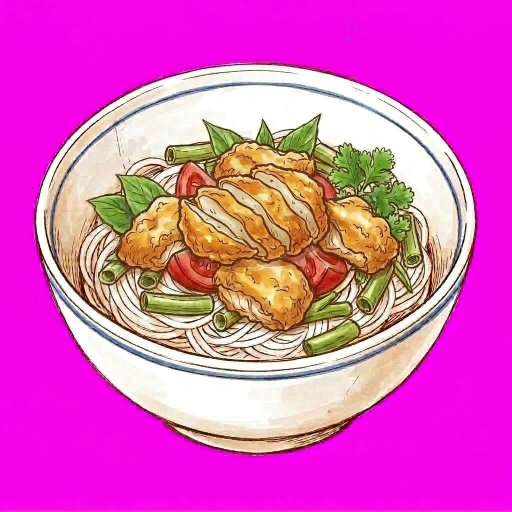
#> input picture art/raw/steps/bun-ca-hai-phong-k5.png, 1024 x 1024 px (shown at 1/2 size); its folder holds only this picture in this run
$ python steps_to_webp.py
#> lines starting #> are read from the running program, lines starting #| are printed output that depends on the picture; after the words box and inside, x2 and y2 are one past the last pixel; in counts of white or black regions, pixels touching at a corner belong together

"""Cat + xuat anh to theo tung buoc rap sang public/art/step/."""
import os, sys
from PIL import Image, ImageFilter
import numpy as np

R = os.path.dirname(os.path.dirname(os.path.abspath(__file__)))
RAW = os.path.join(R, "art", "raw", "steps")
OUT = os.path.join(R, "public", "art", "step")

def cut(im):
    a = np.asarray(im.convert("RGB")).astype(np.int16)
    r, g, b = a[..., 0], a[..., 1], a[..., 2]
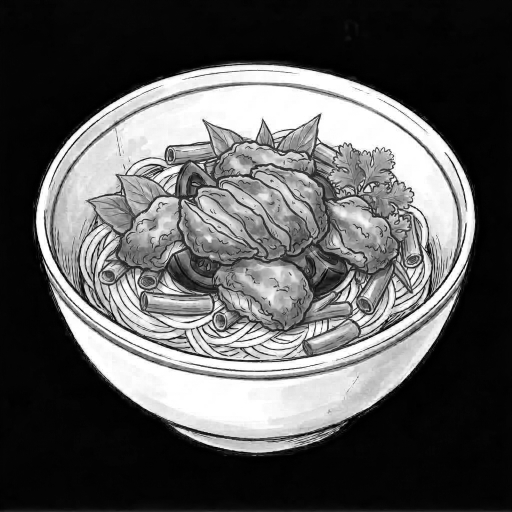
#> g: shape (1024, 1024) int16 (shown at 1/2 size); min 0, max 255, mean 91.4
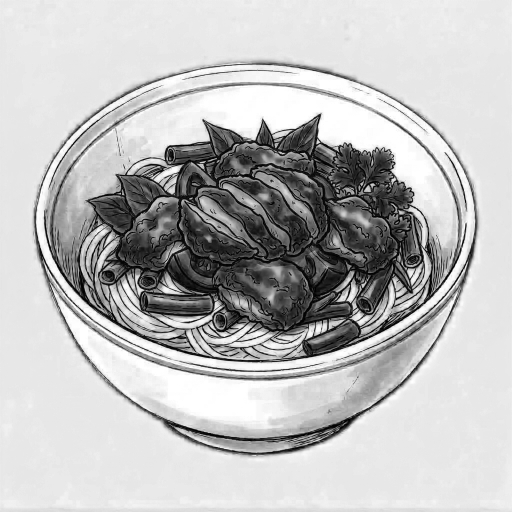
#> b: shape (1024, 1024) int16 (shown at 1/2 size); min 0, max 255, mean 188.9
    mag = (r > 110) & (b > 110) & (g < 110) & (abs(r - b) < 90)
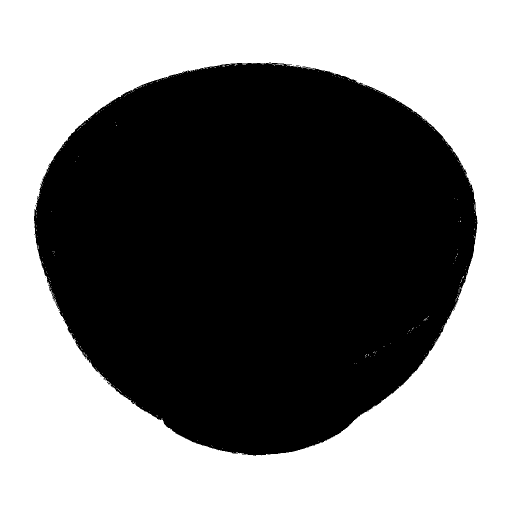
#> mag: shape (1024, 1024) bool (shown at 1/2 size); 49.6% white; 359 white regions (358 under 20 px), largest, box (x1, y1, x2, y2) and area: (0, 0, 1024, 1024) 519957
    m = Image.fromarray(np.where(mag, 0, 255).astype(np.uint8), "L")
    m = m.filter(ImageFilter.MinFilter(3)).filter(ImageFilter.MaxFilter(3))
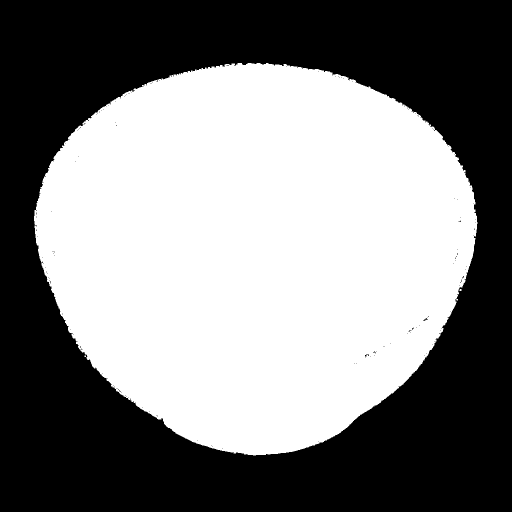
#> m: PIL image 1024x1024 L (shown at 1/2 size); 50.2% white; 135 black regions (133 under 20 px), largest, box (x1, y1, x2, y2) and area: (0, 0, 1024, 1024) 521731, (846, 636, 856, 642) 20
    m = m.filter(ImageFilter.GaussianBlur(1.0)).point(lambda v: 0 if v < 128 else 255)
#> m: PIL image 1024x1024 L; 50.3% white; 8 black regions (7 under 20 px), largest, box (x1, y1, x2, y2) and area: (0, 0, 1024, 1024) 521582
    out = im.convert("RGBA"); out.putalpha(m)
#> after `out.putalpha(m)`:
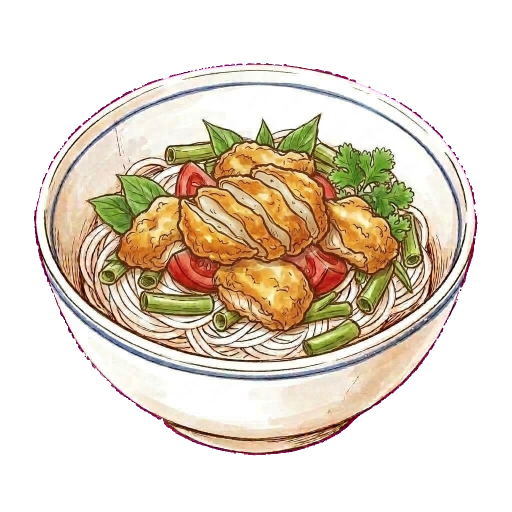
#> out: PIL image 1024x1024 RGBA (shown at 1/2 size); mean R, G, B, A 221.8, 91.4, 188.9, 128.1; transparent parts drawn white
    arr = np.asarray(out).astype(np.int16)
    am = np.asarray(m) > 0
    edge = am & (np.asarray(m.filter(ImageFilter.MinFilter(5))) == 0)
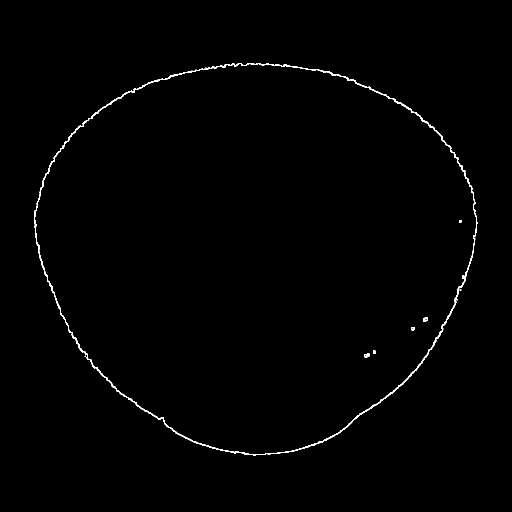
#> edge: shape (1024, 1024) bool (shown at 1/2 size); 0.7% white in thin lines or dots, all inside (x1, y1, x2, y2) = (68, 126, 955, 911)
    arr[..., 0] = np.where(edge, np.clip(arr[..., 0] - 40, 0, 255), arr[..., 0])
#> arr: shape (1024, 1024, 4) int16; mean R, G, B, A 221.5, 91.4, 188.9, 128.1
    arr[..., 2] = np.where(edge, np.clip(arr[..., 2] - 40, 0, 255), arr[..., 2])
#> arr: shape (1024, 1024, 4) int16; mean R, G, B, A 221.5, 91.4, 188.6, 128.1
    return Image.fromarray(arr.astype(np.uint8), "RGBA")

if __name__ == "__main__":
    os.makedirs(OUT, exist_ok=True)
    n = 0
    for f in sorted(os.listdir(RAW)):
        if not f.endswith(".png"): continue
        im = cut(Image.open(os.path.join(RAW, f)))
        bb = im.getbbox()
#> bb = (68, 126, 955, 911)
        if bb: im = im.crop(bb)
        if im.width > 300:
            im = im.resize((300, round(im.height * 300 / im.width)), Image.LANCZOS)
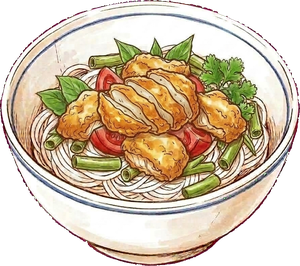
#> im: PIL image 300x266 RGBA; mean R, G, B, A 152.1, 135, 112.8, 193; transparent parts drawn white
        im.save(os.path.join(OUT, f[:-4] + ".webp"), "WEBP", quality=74, method=6)
        n += 1
    print(n, "anh buoc ->", OUT)

$ run again, on art/raw/steps/pho-dac-biet-k3.png
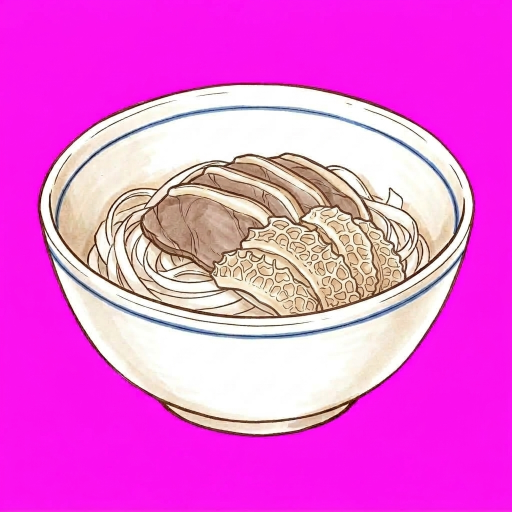
#> input picture art/raw/steps/pho-dac-biet-k3.png, 1024 x 1024 px (shown at 1/2 size)
#> in cut, `mag = (r > 110) & (b > 110) & (g < 110) & (abs(r - b) < 90)`:
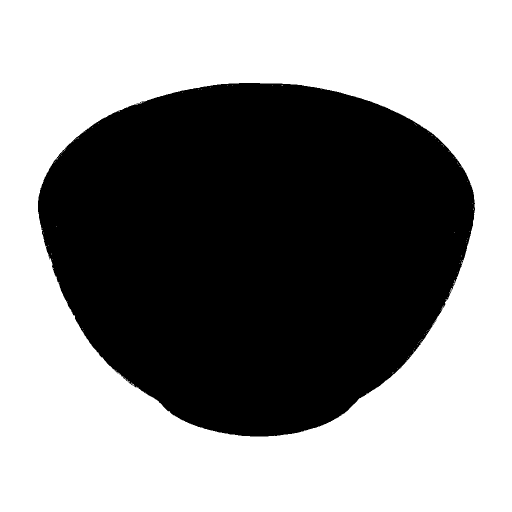
#> mag: shape (1024, 1024) bool (shown at 1/2 size); 55.3% white; 1 black region, box (x1, y1, x2, y2) and area: (76, 166, 950, 873) 469233
#> am: shape (1024, 1024) bool; 44.7% white; 1 white region, box (x1, y1, x2, y2) and area: (76, 166, 949, 873) 468918
#> edge: shape (1024, 1024) bool; 0.61% white in thin lines or dots, all inside (x1, y1, x2, y2) = (76, 166, 949, 873)
#> bb = (76, 166, 949, 873)
#> `im = im.resize((300, round(im.height * 300 / im.width)), Image.LANCZOS)`:
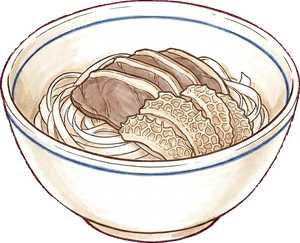
#> im: PIL image 300x243 RGBA; mean R, G, B, A 167.3, 157.7, 149.7, 193.7; transparent parts drawn white

$ run again, on art/raw/steps/pho-dac-biet-k8.png
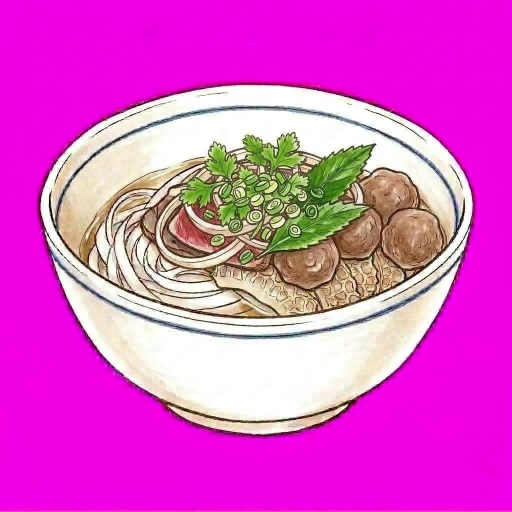
#> input picture art/raw/steps/pho-dac-biet-k8.png, 1024 x 1024 px (shown at 1/2 size)
#> in cut, `mag = (r > 110) & (b > 110) & (g < 110) & (abs(r - b) < 90)`:
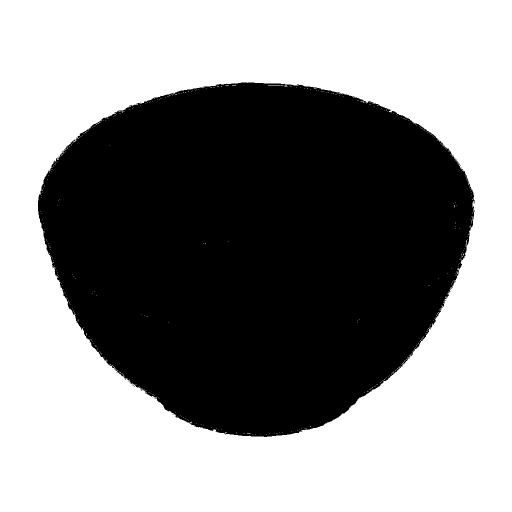
#> mag: shape (1024, 1024) bool (shown at 1/2 size); 55.5% white; 12 black regions (11 under 20 px), largest, box (x1, y1, x2, y2) and area: (76, 165, 949, 874) 466683
#> am: shape (1024, 1024) bool; 44.4% white; 1 white region, box (x1, y1, x2, y2) and area: (76, 165, 948, 874) 465637
#> edge: shape (1024, 1024) bool; 0.66% white in thin lines or dots, all inside (x1, y1, x2, y2) = (76, 165, 948, 874)
#> bb = (76, 165, 948, 874)
#> `im = im.resize((300, round(im.height * 300 / im.width)), Image.LANCZOS)`:
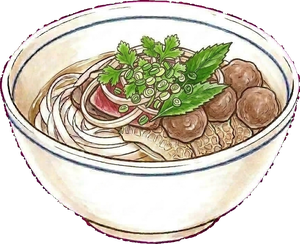
#> im: PIL image 300x244 RGBA; mean R, G, B, A 151.6, 144.5, 130.6, 192.1; transparent parts drawn white

$ run again, on art/raw/steps/bun-dau-mam-tom-k3.png
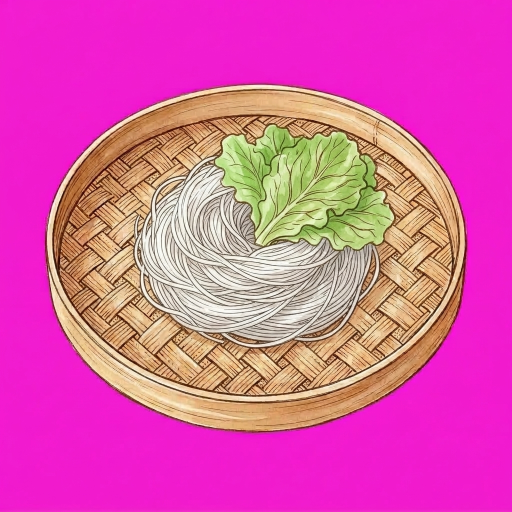
#> input picture art/raw/steps/bun-dau-mam-tom-k3.png, 1024 x 1024 px (shown at 1/2 size)
#> mag: shape (1024, 1024) bool; 55.2% white; 4 black regions (3 under 20 px), largest, box (x1, y1, x2, y2) and area: (90, 167, 934, 866) 469650
#> am: shape (1024, 1024) bool; 44.8% white; 1 white region, box (x1, y1, x2, y2) and area: (90, 167, 934, 866) 469389
#> edge: shape (1024, 1024) bool; 0.59% white in thin lines or dots, all inside (x1, y1, x2, y2) = (90, 167, 934, 866)
#> bb = (90, 167, 934, 866)
#> `im = im.resize((300, round(im.height * 300 / im.width)), Image.LANCZOS)`:
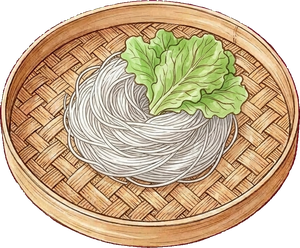
#> im: PIL image 300x248 RGBA; mean R, G, B, A 153.9, 130.7, 99.2, 202.9; transparent parts drawn white
